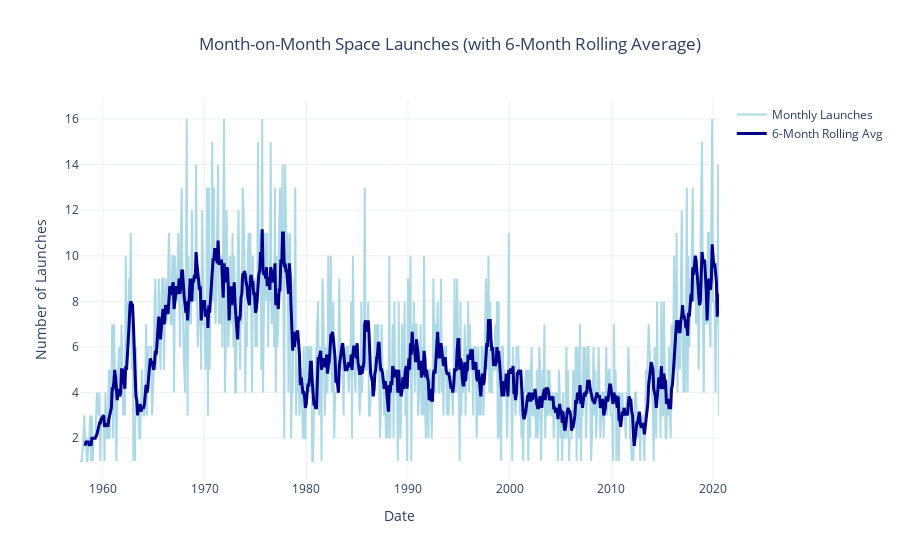

The code cell stored with this chart in its notebook:
### Code cell
import plotly.graph_objects as go

fig = go.Figure()

# Add actual monthly data
fig.add_trace(go.Scatter(
    x=monthly_launches['Date'],
    y=monthly_launches['Launch_Count'],
    mode='lines',
    name='Monthly Launches',
    line=dict(color='lightblue', width=2)
))

# Add rolling average line
fig.add_trace(go.Scatter(
    x=monthly_launches['Date'],
    y=monthly_launches['Rolling_Avg'],
    mode='lines',
    name='6-Month Rolling Avg',
    line=dict(color='darkblue', width=3)
))

# Layout and titles
fig.update_layout(
    title='Month-on-Month Space Launches (with 6-Month Rolling Average)',
    xaxis_title='Date',
    yaxis_title='Number of Launches',
    title_x=0.5,
    template='plotly_white'
)

fig.show()

### Figure 1 — Plotly figure (JSON) as saved in the notebook; plotly's stock layout.template omitted (floating-point values rounded to 4 significant figures; data arrays with more than 128 entries replaced by an {"elided": "..."} marker saying what was removed)
{"data": [{"line": {"color": "lightblue", "width": 2}, "mode": "lines", "name": "Monthly Launches", "type": "scatter", "x": {"elided": "746 str values"}, "y": {"elided": "746 int values"}}, {"line": {"color": "darkblue", "width": 3}, "mode": "lines", "name": "6-Month Rolling Avg", "type": "scatter", "x": {"elided": "746 str values"}, "y": {"elided": "746 float values"}}], "layout": {"title": {"text": "Month-on-Month Space Launches (with 6-Month Rolling Average)", "x": 0.5}, "xaxis": {"title": {"text": "Date"}}, "yaxis": {"title": {"text": "Number of Launches"}}}}
